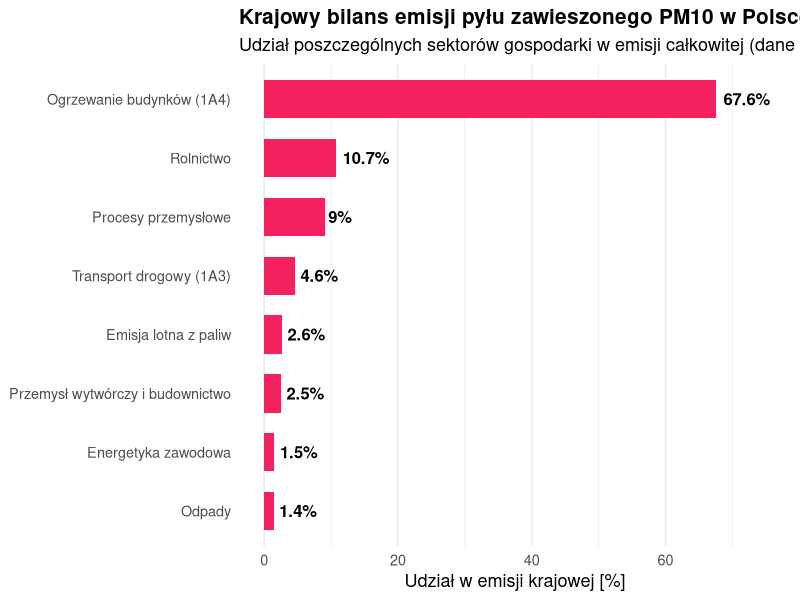

Write R code to recreate this figure.
library(dplyr)
library(ggplot2)

df_sektory <- tibble(
  sektor = c("Ogrzewanie budynków (1A4)", "Rolnictwo", "Procesy przemysłowe", 
             "Transport drogowy (1A3)", "Emisja lotna z paliw", 
             "Przemysł wytwórczy i budownictwo", "Energetyka zawodowa", "Odpady"),
  udzial = c(67.61, 10.70, 9.04, 4.59, 2.64, 2.49, 1.53, 1.40)
) %>%
  mutate(sektor = reorder(sektor, udzial))

ggplot(df_sektory, aes(x = udzial, y = sektor)) +
  geom_col(fill = "#F32160", width = 0.65) +
  geom_text(aes(label = paste0(round(udzial, 1), "%")), hjust = -0.15, size = 4.2, fontface = "bold") +
  scale_x_continuous(limits = c(0, 75)) +
  labs(
    title = "Krajowy bilans emisji pyłu zawieszonego PM10 w Polsce",
    subtitle = "Udział poszczególnych sektorów gospodarki w emisji całkowitej (dane KOBiZE / GIOŚ)",
    x = "Udział w emisji krajowej [%]",
    y = NULL
  ) +
  theme_minimal(base_size = 13) +
  theme(
    plot.title = element_text(face = "bold", size = 15),
    panel.grid.major.y = element_blank()
  )
